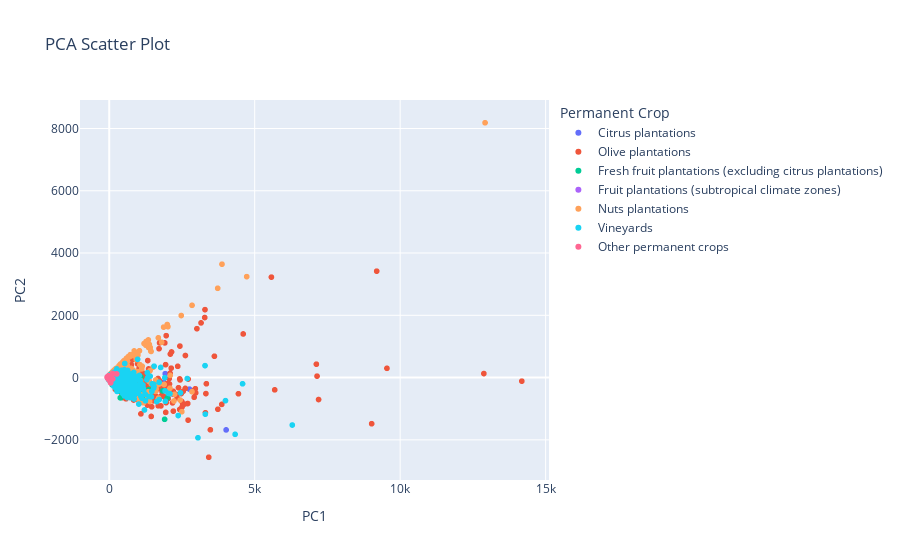

The code cell stored with this chart in its notebook:
### Markdown cell above
### PCA permanent crops

### Code cell
import pandas as pd
import plotly.express as px
from sklearn.decomposition import PCA
import matplotlib.pyplot as plt

# Read the data from CSV file
data = pd.read_csv('3_perm_crops.csv')

# Select the relevant features for PCA
features = ['Area_1989', 'Area_1999', 'Area_2009', 'Area_2019']

# Perform PCA
pca = PCA(n_components=2)
pca_result = pca.fit_transform(data[features])

# Create a DataFrame with PCA results
pca_df = pd.DataFrame(data=pca_result, columns=['PC1', 'PC2'])
pca_df['Perm_crop'] = data['Perm_crop']

# Create a scatter plot with color-coded permanent crops
fig = px.scatter(
    pca_df,
    x='PC1',
    y='PC2',
    color='Perm_crop',
    labels={'Perm_crop': 'Permanent Crop'},
    title='PCA Scatter Plot'
)

fig.show()

### Figure 1 — Plotly figure (JSON) as saved in the notebook; plotly's stock layout.template omitted (floating-point values rounded to 4 significant figures; data arrays with more than 128 entries replaced by an {"elided": "..."} marker saying what was removed)
{"data": [{"hovertemplate": "Permanent Crop=Citrus plantations<br>PC1=%{x}<br>PC2=%{y}<extra></extra>", "legendgroup": "Citrus plantations", "marker": {"color": "#636efa", "symbol": "circle"}, "mode": "markers", "name": "Citrus plantations", "showlegend": true, "type": "scattergl", "x": {"elided": "3092 float values"}, "xaxis": "x", "y": {"elided": "3092 float values"}, "yaxis": "y"}, {"hovertemplate": "Permanent Crop=Olive plantations<br>PC1=%{x}<br>PC2=%{y}<extra></extra>", "legendgroup": "Olive plantations", "marker": {"color": "#EF553B", "symbol": "circle"}, "mode": "markers", "name": "Olive plantations", "showlegend": true, "type": "scattergl", "x": {"elided": "3092 float values"}, "xaxis": "x", "y": {"elided": "3092 float values"}, "yaxis": "y"}, {"hovertemplate": "Permanent Crop=Fresh fruit plantations (excluding citrus plantations)<br>PC1=%{x}<br>PC2=%{y}<extra></extra>", "legendgroup": "Fresh fruit plantations (excluding citrus plantations)", "marker": {"color": "#00cc96", "symbol": "circle"}, "mode": "markers", "name": "Fresh fruit plantations (excluding citrus plantations)", "showlegend": true, "type": "scattergl", "x": {"elided": "3092 float values"}, "xaxis": "x", "y": {"elided": "3092 float values"}, "yaxis": "y"}, {"hovertemplate": "Permanent Crop=Fruit plantations (subtropical climate zones)<br>PC1=%{x}<br>PC2=%{y}<extra></extra>", "legendgroup": "Fruit plantations (subtropical climate zones)", "marker": {"color": "#ab63fa", "symbol": "circle"}, "mode": "markers", "name": "Fruit plantations (subtropical climate zones)", "showlegend": true, "type": "scattergl", "x": {"elided": "3092 float values"}, "xaxis": "x", "y": {"elided": "3092 float values"}, "yaxis": "y"}, {"hovertemplate": "Permanent Crop=Nuts plantations<br>PC1=%{x}<br>PC2=%{y}<extra></extra>", "legendgroup": "Nuts plantations", "marker": {"color": "#FFA15A", "symbol": "circle"}, "mode": "markers", "name": "Nuts plantations", "showlegend": true, "type": "scattergl", "x": {"elided": "3092 float values"}, "xaxis": "x", "y": {"elided": "3092 float values"}, "yaxis": "y"}, {"hovertemplate": "Permanent Crop=Vineyards<br>PC1=%{x}<br>PC2=%{y}<extra></extra>", "legendgroup": "Vineyards", "marker": {"color": "#19d3f3", "symbol": "circle"}, "mode": "markers", "name": "Vineyards", "showlegend": true, "type": "scattergl", "x": {"elided": "3092 float values"}, "xaxis": "x", "y": {"elided": "3092 float values"}, "yaxis": "y"}, {"hovertemplate": "Permanent Crop=Other permanent crops<br>PC1=%{x}<br>PC2=%{y}<extra></extra>", "legendgroup": "Other permanent crops", "marker": {"color": "#FF6692", "symbol": "circle"}, "mode": "markers", "name": "Other permanent crops", "showlegend": true, "type": "scattergl", "x": {"elided": "3092 float values"}, "xaxis": "x", "y": {"elided": "3092 float values"}, "yaxis": "y"}], "layout": {"legend": {"title": {"text": "Permanent Crop"}, "tracegroupgap": 0}, "title": {"text": "PCA Scatter Plot"}, "xaxis": {"anchor": "y", "domain": [0, 1], "title": {"text": "PC1"}}, "yaxis": {"anchor": "x", "domain": [0, 1], "title": {"text": "PC2"}}}}
